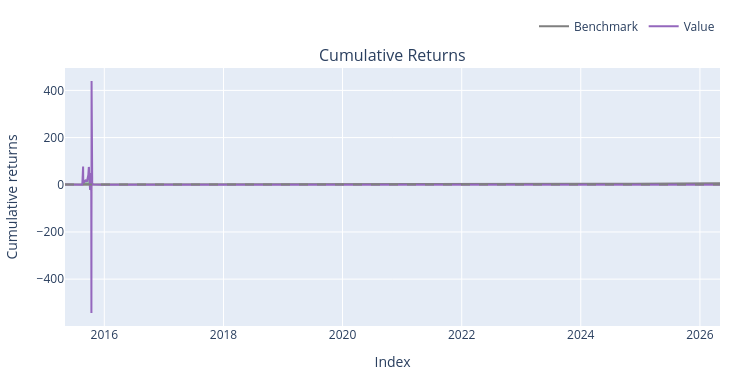

Notebook source saved alongside this figure:
### Markdown cell above
### Dual Thrust for S and P 500 companies using a long/short strategy for a 5 lookback period with 0.5 sensitivity

### Code cell
HH_df = high_df.rolling(window=5, min_periods=5).max().shift(1)
LC_df = close_df.rolling(window=5, min_periods=5).min().shift(1)

HC_df = close_df.rolling(window=5, min_periods=5).max().shift(1)
LL_df = low_df.rolling(window=5, min_periods=5).min().shift(1)

R1 = HH_df - LC_df
R2 = HC_df - LL_df

R = R1.combine(R2, np.maximum)

upper_limit =  open_df + 0.5 * R 
lower_limit = open_df - 0.5 * R 

upper_hit = high_df >= upper_limit
lower_hit = low_df <= lower_limit

long_signal = upper_hit & ~lower_hit
short_signal = lower_hit & ~upper_hit

long_entry = long_signal.shift(1).fillna(False).astype(bool)
short_entry = short_signal.shift(1).fillna(False).astype(bool)

backtest = vbt.Portfolio.from_signals(
    close = close_df,
    price = open_df,
    entries = long_entry,
    exits = short_entry,
    short_entries= short_entry,
    short_exits=long_entry,
    upon_opposite_entry="reverse",
    init_cash = 100_000.0,
    size=10_000.0,
    size_type="value",
    cash_sharing=True,
    group_by=True,
    freq = "1D",
    fees=0.001

)

print(backtest.stats())
backtest.plot().show()

### Figure 1 — Plotly figure (JSON) as saved in the notebook; plotly's stock layout.template omitted (floating-point values rounded to 4 significant figures; data arrays with more than 128 entries replaced by an {"elided": "..."} marker saying what was removed)
{"data": [{"legendgroup": "0", "line": {"color": "#7f7f7f"}, "name": "Benchmark", "showlegend": true, "type": "scatter", "uid": "b6ac870b-49c5-48fb-b3ed-d18b2637a177", "x": {"elided": "2766 str values"}, "xaxis": "x", "y": {"elided": "2766 float values"}, "yaxis": "y"}, {"hoverinfo": "skip", "legendgroup": "1", "line": {"color": "rgba(0, 0, 0, 0)", "width": 0}, "opacity": 0, "showlegend": false, "type": "scatter", "uid": "b53ac191-9543-43f5-a15d-a6445b333027", "x": {"elided": "2766 str values"}, "xaxis": "x", "y": {"elided": "2766 int values"}, "yaxis": "y"}, {"connectgaps": false, "fill": "tonexty", "fillcolor": "rgba(0, 128, 0, 0.3)", "hoverinfo": "skip", "legendgroup": "1", "line": {"color": "rgba(0, 0, 0, 0)", "width": 0}, "opacity": 0, "showlegend": false, "type": "scatter", "uid": "db3cfc1e-8415-495d-8613-5b5e96a2f8f1", "x": {"elided": "2766 str values"}, "xaxis": "x", "y": {"elided": "2766 float values"}, "yaxis": "y"}, {"hoverinfo": "skip", "legendgroup": "1", "line": {"color": "rgba(0, 0, 0, 0)", "width": 0}, "opacity": 0, "showlegend": false, "type": "scatter", "uid": "2fb3f9e0-ec62-4904-85b9-798f46f39f9b", "x": {"elided": "2766 str values"}, "xaxis": "x", "y": {"elided": "2766 int values"}, "yaxis": "y"}, {"connectgaps": false, "fill": "tonexty", "fillcolor": "rgba(255, 0, 0, 0.3)", "hoverinfo": "skip", "legendgroup": "1", "line": {"color": "rgba(0, 0, 0, 0)", "width": 0}, "opacity": 0, "showlegend": false, "type": "scatter", "uid": "f0919048-8ff5-4641-81f2-3bb001a26e2e", "x": {"elided": "2766 str values"}, "xaxis": "x", "y": {"elided": "2766 float values"}, "yaxis": "y"}, {"legendgroup": "2", "line": {"color": "#9467bd"}, "name": "Value", "showlegend": true, "type": "scatter", "uid": "7bb997a6-0325-4073-a514-8d680a2231f2", "x": {"elided": "2766 str values"}, "xaxis": "x", "y": {"elided": "2766 float values"}, "yaxis": "y"}, {"hoverinfo": "skip", "legendgroup": "1", "line": {"color": "rgba(0, 0, 0, 0)", "width": 0}, "opacity": 0, "showlegend": false, "type": "scatter", "uid": "320aaa68-d21e-4c91-9309-dce83bd385ae", "x": {"elided": "2766 str values"}, "xaxis": "x", "y": {"elided": "2766 int values"}, "yaxis": "y"}], "layout": {"annotations": [{"font": {"size": 16}, "showarrow": false, "text": "Cumulative Returns", "x": 0.5, "xanchor": "center", "xref": "paper", "y": 1, "yanchor": "bottom", "yref": "paper"}], "height": 380, "legend": {"orientation": "h", "traceorder": "normal", "x": 1, "xanchor": "right", "y": 1.105, "yanchor": "bottom"}, "margin": {"b": 30, "l": 30, "r": 30, "t": 30}, "shapes": [{"line": {"color": "gray", "dash": "dash"}, "type": "line", "x0": 0, "x1": 1, "xref": "paper", "y0": 1, "y1": 1, "yref": "y"}], "showlegend": true, "width": 750, "xaxis": {"anchor": "y", "domain": [0, 1], "title": {"text": "Index"}}, "yaxis": {"anchor": "x", "domain": [0, 1], "title": {"text": "Cumulative returns"}}}}
